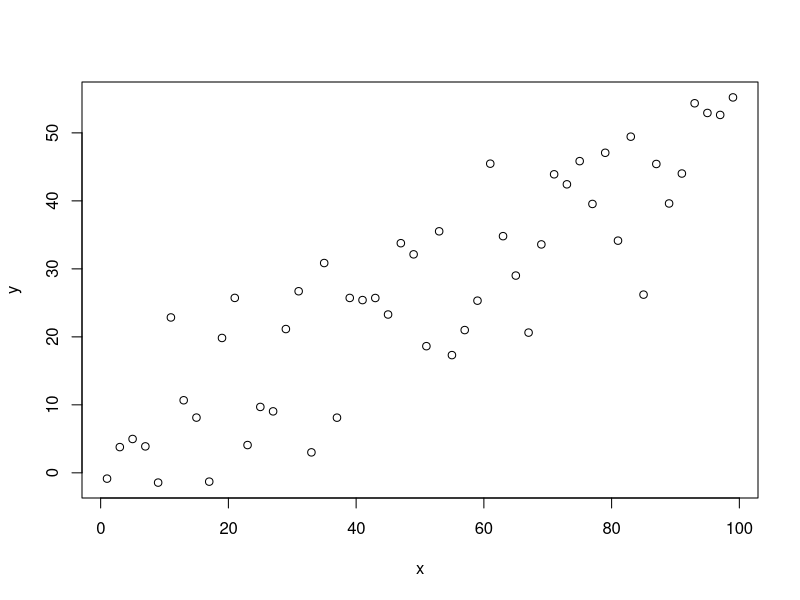

The R script that drew this image:
## ---- chunk 1
# This code block sets up the r session when the page is rendered to html
# include = FALSE means that it will not be included in the html document

# Write every code block to the html document 
knitr::opts_chunk$set(echo = TRUE)

# Write the results of every code block to the html document 
knitr::opts_chunk$set(eval = TRUE)

# Define the directory where images generated by knit will be saved
knitr::opts_chunk$set(fig.path = "images/01-B/")

# Set the web address where R will look for files from this repository
# Do not change this address
repo_url <- "https://raw.githubusercontent.com/elahi/github.io/master/"

# A function that allows writing r inline verbatim
rinline <- function(code) {
  sprintf('``` `r %s` ```', code)
}
## ---- chunk 2
set.seed(121)
x <- seq(1, 100, by = 2)
m <- 0.5
b <- 1.2
z <- m * x + b
y <- z + rnorm(50, mean = 0, sd = 10)
plot(y ~ x)
## ---- chunk 3
my_lbs <- 142
my_kg <- my_lbs * 0.45359237
